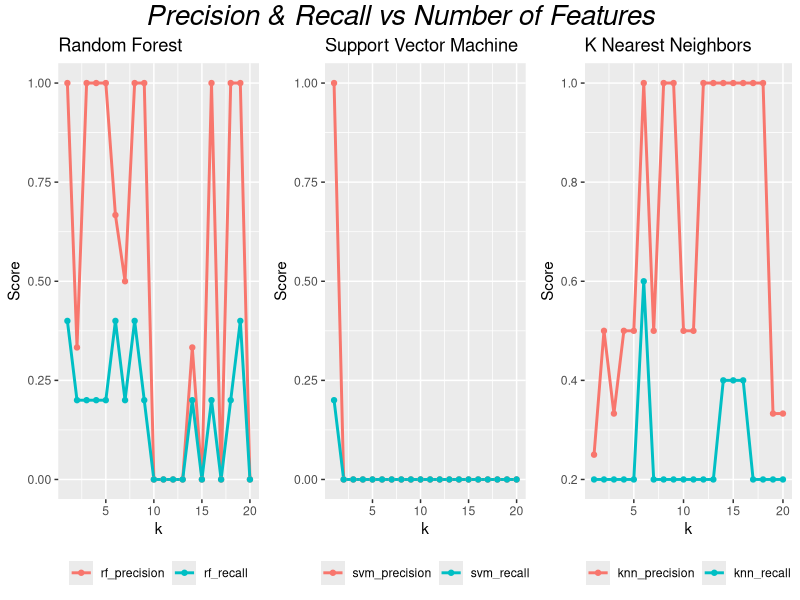

The R source for this figure:
library(dplyr)
library(ggplot2)
library(tidyr)
library(grid)
library(gridExtra)

k <- 1:20

# Random Forest classifier values

rf_precision <- c(1: 0.222, 0.333, 1.0, 1.0, 1.0, 0.667, 0.5, 1.0, 1.0, 
                  0.0, 0.0, 0.0, 0.0, 0.333, 0.0, 1.0, 0.0, 1.0, 1.0, 0.0)

rf_recall <- c(0.4, 0.2, 0.2, 0.2, 0.2, 0.4, 0.2, 0.4, 0.2, 0.0, 
               0.0, 0.0, 0.0, 0.2, 0.0, 0.2, 0.0, 0.2, 0.4, 0.0)

rf_df <- data.frame(k, rf_precision, rf_recall)
long_rf_df <- gather(rf_df, "Method", "n", 2:3)

p1 <- ggplot(aes(x=k, y=n, colour=Method), data=long_rf_df) +
  geom_line(aes(group=Method), size=1) +
  geom_point() + 
  theme(legend.position='bottom', legend.title=element_blank()) +
  ggtitle("Random Forest") +
  ylab("Score")

# Support Vector Machine classifier values

svm_precision <- c(1.0, rep(0.0, 19))
svm_recall <- c(0.2, rep(0.0,19))

svm_df <- data.frame(k, svm_precision, svm_recall)
long_svm_df <- gather(svm_df, "Method", "n", 2:3)

p2 <- ggplot(aes(x=k, y=n, colour=Method), data=long_svm_df) +
  geom_line(aes(group=Method), size=1) +
  geom_point() + 
  theme(legend.position='bottom', legend.title=element_blank()) +
  ggtitle("Support Vector Machine") +
  ylab("Score")


# K Nearest Neighbors classifier values

knn_precision <- c(0.25, 0.5, 0.333, 0.5, 0.5, 1.0, 0.5, 1.0, 1.0, 0.5, 
                   0.5, 1.0, 1.0, 1.0, 1.0, 1.0, 1.0, 1.0, 0.333, 0.333)


knn_recall <- c(rep(0.2, 5), 0.6, rep(0.2,7), rep(0.4, 3), rep(0.2, 4))

knn_df <- data.frame(k, knn_precision, knn_recall)
long_knn_df <- gather(knn_df, "Method", "n", 2:3)

p3 <- ggplot(aes(x=k, y=n, colour=Method), data=long_knn_df) +
  geom_line(aes(group=Method), size=1) +
  geom_point() + 
  theme(legend.position='bottom', legend.title=element_blank()) +
  ggtitle("K Nearest Neighbors") +
  ylab("Score")

grid.arrange(p1, p2, p3, ncol=3, nrow=1, 
             top=textGrob("Precision & Recall vs Number of Features", 
                          gp=gpar(fontsize=20, font=3)))



